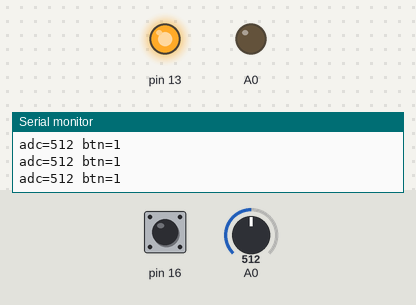
The sketch below on a simulated Arduino Uno, built with avr-gcc and run on an emulated ATmega328P. Shown: output pins drawn as LEDs (lit = HIGH), the last lines printed to the serial monitor. The test bench sets the inputs (shaded band); at power-on: pin 16 HIGH, A0 = 512.

Above: at 1.2 s.
1.3 s: pin 16 pulled LOW for 0.15 s
At 1.38 s:
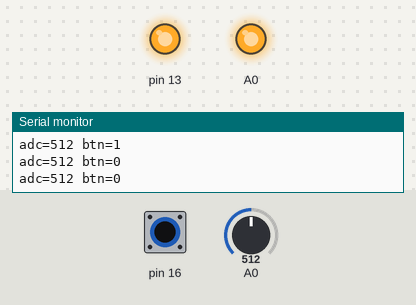
2.9 s: pin 16 pulled LOW for 3.2 s
At 7.2 s:
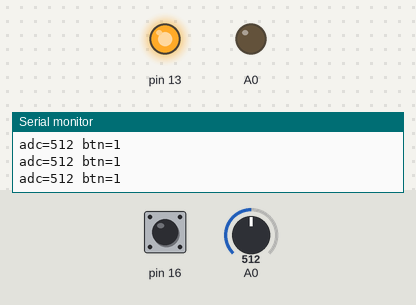
Timing chart, 0 to 8.7 s (numbered marks = the images above; inputs shaded):
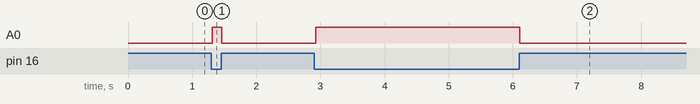

Measured:
- after the input at 1.3 s, A0: LOW → HIGH at once, → LOW 0.15 s later
- after the input at 2.9 s, A0: LOW → HIGH at once, → LOW 3.2 s later

The sketch:

pico-io.ino
```cpp
void setup() {
  Serial.begin(115200);
  pinMode(16, INPUT_PULLUP);
  pinMode(14, OUTPUT);
  analogWrite(13, 128);
}

void loop() {
  int a = analogRead(A0);
  int b = digitalRead(16);
  digitalWrite(14, b ? LOW : HIGH);
  Serial.print("adc=");
  Serial.print(a);
  Serial.print(" btn=");
  Serial.println(b);
  delay(50);
}
```
